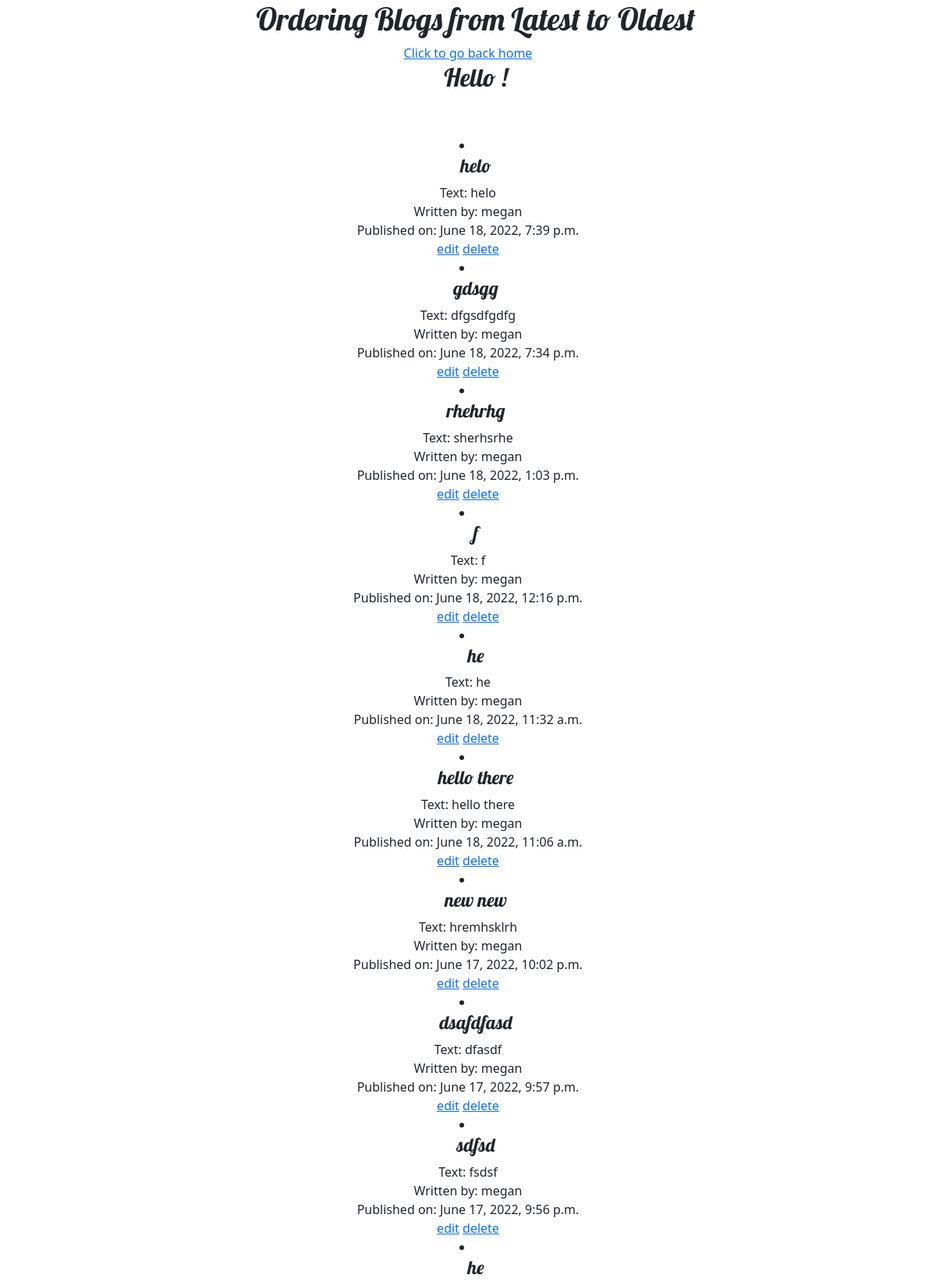
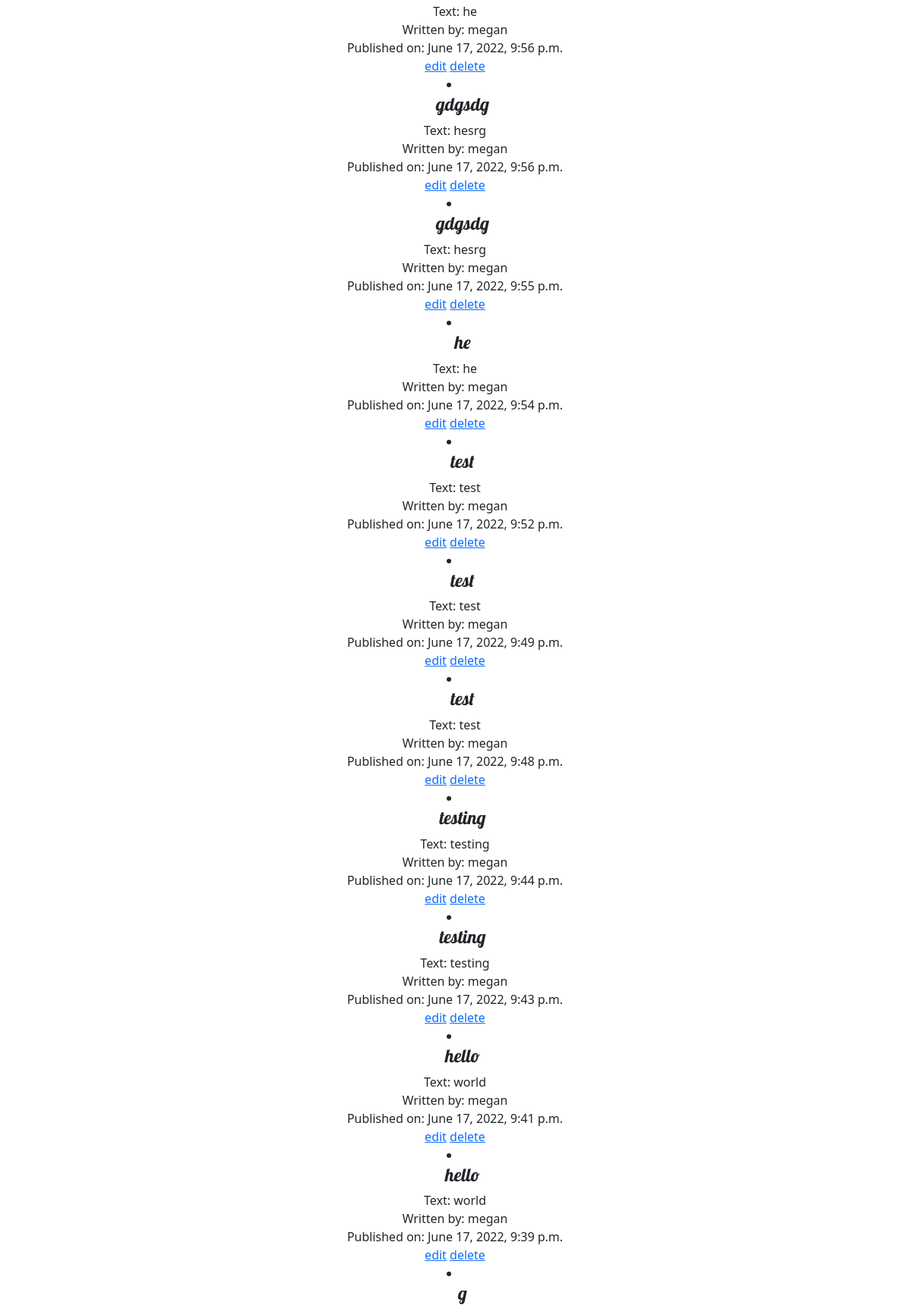
The page /ordering/ (upper part) on the database its author committed (2 pictures, top to bottom).
### blogs/models.py (models this page shows, shortened)
class Post(models.Model):
    author = models.ForeignKey(settings.AUTH_USER_MODEL, on_delete=models.CASCADE)
    title = models.CharField(max_length=200)
    text = models.TextField()
    created_date = models.DateTimeField(default=timezone.now)
    published_date = models.DateTimeField(blank=True, null=True)

### blogs/views.py (the view)
# urls.py: path('ordering/', views.OrderDateView.as_view(), name='ordering'),
class OrderDateView(generic.ListView):
    template_name = 'blogs/ordering.html'
    context_object_name = 'blogs_list'
    def get_queryset(self):
        return Post.objects.order_by('-published_date')

### blogs/templates/blogs/ordering.html (shortened to what this page needs)
{% load static %}
<head>
    <link rel="stylesheet" href="https://cdn.jsdelivr.net/npm/bootstrap@5.1.3/dist/css/bootstrap.min.css">
    <link rel="stylesheet" href="{% static 'css/blogs.css' %}">
</head>
<center>
    <h1>Ordering Blogs from Latest to Oldest</h1>
    <a href="{% url 'post_list' %}">Click to go back home</a>
    {% if blogs_list %}
    <h2> Hello {{user.username}}!</h2>
    <br>
    <br>
</center>
            {% for blog in blogs_list %}
            <center>
                <li>
                    <h4>{{ blog.title }}<br></h4>
                    Text: {{ blog.text }} <br>
                    Written by: {{ blog.author }} <br>
                    Published on: {{ blog.published_date }} <br>
                    <span><a href="{% url 'update' blog.id %}">edit</a></span>
                    <span><a href="{% url 'delete' blog.id %}">delete</a></span>
                </li>
            </center>
            {% endfor %}
    {% else %}
        <p>No blogs posted.</p>
    {% endif %}

### blogs/static/css/blogs.css (style rules this page uses)
h1, h2, h3, h4 { margin-left: 20px; font-family: 'Lobster', cursive; }

### rows shown on the page
Post: title "helo", text "helo", author "megan", published_date "June 18, 2022, 7:39 p.m."
Post: title "gdsgg", text "dfgsdfgdfg", author "megan", published_date "June 18, 2022, 7:34 p.m."
Post: title "rhehrhg", text "sherhsrhe", author "megan", published_date "June 18, 2022, 1:03 p.m."
Post: title "f", text "f", author "megan", published_date "June 18, 2022, 12:16 p.m."
Post: title "he", text "he", author "megan", published_date "June 18, 2022, 11:32 a.m."
Post: title "hello there", text "hello there", author "megan", published_date "June 18, 2022, 11:06 a.m."
Post: title "new new", text "hremhsklrh", author "megan", published_date "June 17, 2022, 10:02 p.m."
Post: title "dsafdfasd", text "dfasdf", author "megan", published_date "June 17, 2022, 9:57 p.m."
Post: title "sdfsd", text "fsdsf", author "megan", published_date "June 17, 2022, 9:56 p.m."
Post: title "he", text "he", author "megan", published_date "June 17, 2022, 9:56 p.m."
Post: title "gdgsdg", text "hesrg", author "megan", published_date "June 17, 2022, 9:56 p.m."
Post: title "gdgsdg", text "hesrg", author "megan", published_date "June 17, 2022, 9:55 p.m."
Post: title "he", text "he", author "megan", published_date "June 17, 2022, 9:54 p.m."
Post: title "test", text "test", author "megan", published_date "June 17, 2022, 9:52 p.m."
Post: title "test", text "test", author "megan", published_date "June 17, 2022, 9:49 p.m."
Post: title "test", text "test", author "megan", published_date "June 17, 2022, 9:48 p.m."
Post: title "testing", text "testing", author "megan", published_date "June 17, 2022, 9:44 p.m."
Post: title "testing", text "testing", author "megan", published_date "June 17, 2022, 9:43 p.m."
Post: title "hello", text "world", author "megan", published_date "June 17, 2022, 9:41 p.m."
Post: title "hello", text "world", author "megan", published_date "June 17, 2022, 9:39 p.m."
Post: title "g"
